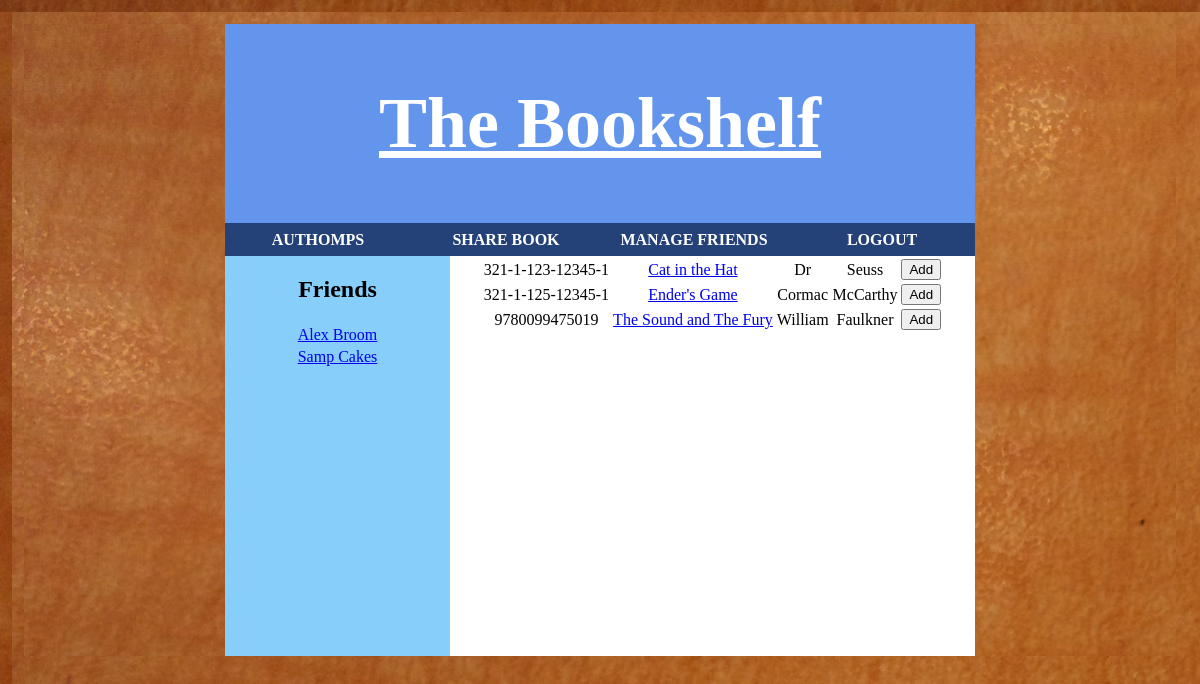
Before: /user_add_book.php (signed in) with the older database file.
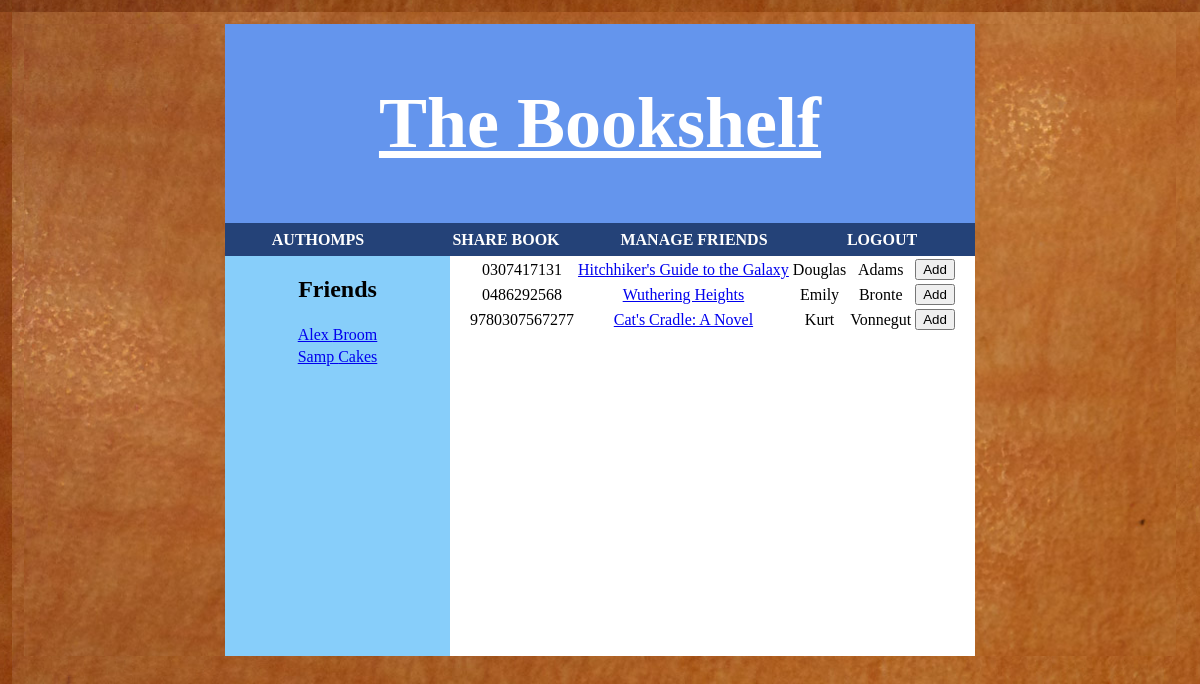
After: the same page with the newer database file.
### tables this page shows
CREATE TABLE users
( 	username VARCHAR(20) PRIMARY KEY NOT NULL,
	password VARCHAR(20) NOT NULL,
	current_book VARCHAR(13),
	first_name VARCHAR(20),
	last_name VARCHAR(20),
	FOREIGN KEY (current_book) REFERENCES books(isbn)
);

CREATE TABLE books
( 	isbn VARCHAR(13) NOT NULL PRIMARY KEY,
	title VARCHAR(50),
	author_first_name VARCHAR(20),
	author_last_name VARCHAR(20)
);

### user_add_book.php (the view, shortened to what this page needs)
<?php
	$username = $_SESSION['username'];
?>
<!DOCTYPE html>
<html>
<head>
	<link rel="stylesheet" type="text/css" href="css/bookshelf.css" />
</head>
<body>
	<div id="wrap">
		<?php
			include('directory.php');
			include('friends_list.php');
		?>
		<div id="main">
			<?php
				include('access_database.php');
				$booksQuery = "SELECT isbn, title, author_first_name, author_last_name FROM books JOIN usersBooks WHERE isbn = book AND user = '".$username."'";
				$booksStmt = $db->query($booksQuery);
				$num_rows = $booksStmt->num_rows;
				for ($i=0; $i < $num_rows; $i++) {
					$row = $booksStmt->fetch_assoc();
					$books[] = "'".$row['isbn']."'";
				}
				if (sizeof($books) == 0) {
					$notOwnedBookQuery = "SELECT isbn, title, author_first_name, author_last_name FROM books";
				} else {
					$notOwnedBookQuery = "SELECT isbn, title, author_first_name, author_last_name FROM books WHERE NOT isbn in (".join(',',$books).")";
				}
				$notOwnedBookStmt = $db->query($notOwnedBookQuery);
				$num_rows = $notOwnedBookStmt->num_rows;
				if ($num_rows == 0) {
					echo "<br>No books to display<br>";
				} else {
					echo "<table>";
					for ($i=0; $i < $num_rows; $i++) {
						$row = $notOwnedBookStmt->fetch_assoc();
						echo '<form action="process_user_add_book.php" method="post">';
						echo '<tr><td>'.$row['isbn'].'</td><td>'.'<a href="book_view.php?isbn='.$row['isbn'].'">'.$row['title'].'</a>'.'</td><td>'.$row['author_first_name'].'</td><td>'.$row['author_last_name'].'</td><td><input type="submit" value="Add"></td><input type ="hidden" name="isbn" value="'.$row['isbn'].'"></tr>';
						echo '</form>';
					}
					echo "</table>";
				}
			?>
		</div>
	</div>
</body>
</html>

### friends_list.php (shortened to what this page needs)
<div id="friends">
	<h2 align="center">Friends</h2>
	<?php
		include('access_database.php');
		$friendQuery = "SELECT username, first_name, last_name FROM users JOIN friends WHERE username = friend AND user = '".$username."' ORDER BY last_name";
		$friendStmt = $db->query($friendQuery);
		$num_rows = $friendStmt->num_rows;
		if ($num_rows == 0) {
			echo "You have no friends.";
		} else {
			echo '<table class="friends_list">';
			for ($i=0; $i < $num_rows; $i++) {
				$row = $friendStmt->fetch_assoc();
				echo '<tr><td>'.'<a href="friend_homepage.php?friend_name='.$row['username'].'">'.$row['first_name'].' '.$row['last_name'].'</a>'.'</td></tr>';
			}
			echo "</table>";
		}
	?>
</div>

Changed rows visible on the page:
removed books: isbn "321-1-123-12345-1", title "Cat in the Hat", author_first_name "Dr", author_last_name "Seuss"
removed books: isbn "321-1-125-12345-1", title "Ender's Game", author_first_name "Cormac", author_last_name "McCarthy"
removed books: isbn "9780099475019", title "The Sound and The Fury", author_first_name "William", author_last_name "Faulkner"
added books: isbn "0307417131", title "Hitchhiker's Guide to the Galaxy", author_first_name "Douglas", author_last_name "Adams"
added books: isbn "0486292568", title "Wuthering Heights", author_first_name "Emily", author_last_name "Bronte"
added books: isbn "9780307567277", title "Cat's Cradle: A Novel", author_first_name "Kurt", author_last_name "Vonnegut"
